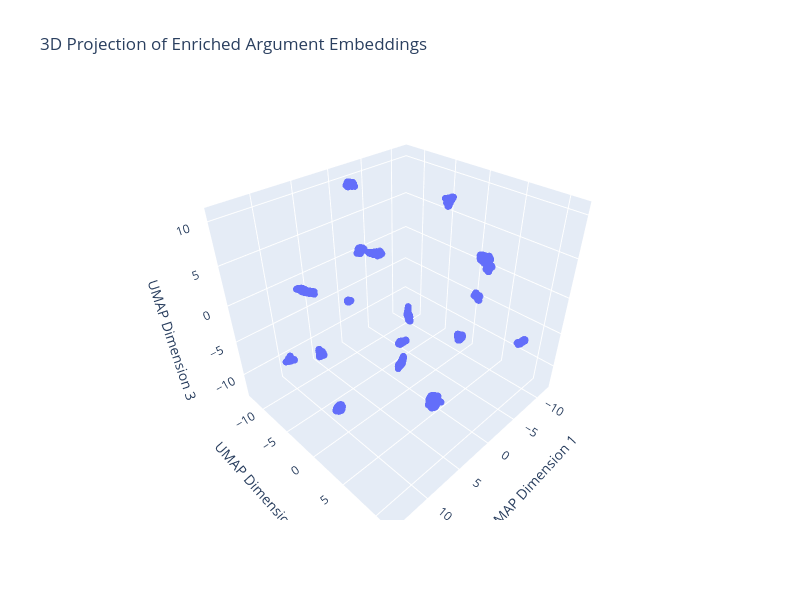

Notebook cell for this chart:
### Code cell
fig2 = go.Figure(
    data=[
        go.Scatter3d(
            x=embeddings_3d_enriched[:, 0],
            y=embeddings_3d_enriched[:, 1],
            z=embeddings_3d_enriched[:, 2],
            mode="markers",
            marker=dict(size=4, opacity=0.8),
        )
    ]
)

fig2.update_layout(
    title="3D Projection of Enriched Argument Embeddings",
    scene=dict(
        xaxis_title="UMAP Dimension 1",
        yaxis_title="UMAP Dimension 2",
        zaxis_title="UMAP Dimension 3",
    ),
    width=800,
    height=600,
)

fig2.show()

### Figure 1 — Plotly figure (JSON) as saved in the notebook; plotly's stock layout.template omitted (floating-point values rounded to 4 significant figures; data arrays with more than 128 entries replaced by an {"elided": "..."} marker saying what was removed)
{"data": [{"marker": {"opacity": 0.8, "size": 4}, "mode": "markers", "type": "scatter3d", "x": {"elided": "3141 float values"}, "y": {"elided": "3141 float values"}, "z": {"elided": "3141 float values"}}], "layout": {"height": 600, "scene": {"xaxis": {"title": {"text": "UMAP Dimension 1"}}, "yaxis": {"title": {"text": "UMAP Dimension 2"}}, "zaxis": {"title": {"text": "UMAP Dimension 3"}}}, "title": {"text": "3D Projection of Enriched Argument Embeddings"}, "width": 800}}
